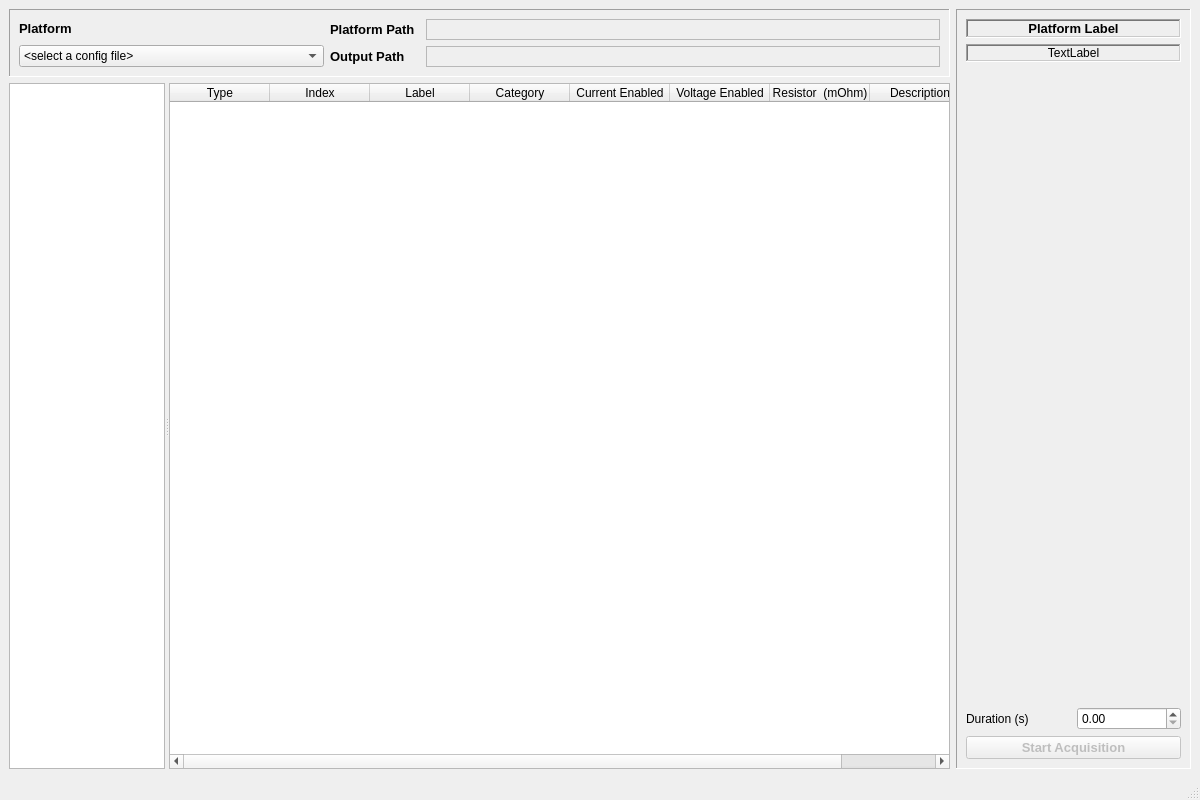
<?xml version="1.0" encoding="UTF-8"?>
<ui version="4.0">
 <class>EPMWindowClass</class>
 <widget class="QMainWindow" name="EPMWindowClass">
  <property name="geometry">
   <rect>
    <x>0</x>
    <y>0</y>
    <width>1200</width>
    <height>800</height>
   </rect>
  </property>
  <property name="windowTitle">
   <string>Embedded Power Measurement</string>
  </property>
  <property name="windowIcon">
   <iconset resource="Resources/EPM.qrc">
    <normaloff>:/EPM.png</normaloff>:/EPM.png</iconset>
  </property>
  <widget class="QWidget" name="EPMWindowWidgetClass">
   <layout class="QHBoxLayout" name="_topLayout" stretch="4,1">
    <item>
     <layout class="QVBoxLayout" name="verticalLayout_4" stretch="1,20">
      <item>
       <widget class="QFrame" name="frame">
        <property name="frameShape">
         <enum>QFrame::Panel</enum>
        </property>
        <property name="frameShadow">
         <enum>QFrame::Sunken</enum>
        </property>
        <layout class="QHBoxLayout" name="horizontalLayout_4" stretch="2,4">
         <item>
          <layout class="QVBoxLayout" name="verticalLayout_2">
           <item>
            <layout class="QHBoxLayout" name="horizontalLayout">
             <item>
              <widget class="QLabel" name="label_2">
               <property name="text">
                <string>&lt;html&gt;&lt;head/&gt;&lt;body&gt;&lt;p&gt;&lt;span style=&quot; font-size:10pt; font-weight:600;&quot;&gt;Platform&lt;/span&gt;&lt;/p&gt;&lt;/body&gt;&lt;/html&gt;</string>
               </property>
              </widget>
             </item>
             <item>
              <spacer name="horizontalSpacer">
               <property name="orientation">
                <enum>Qt::Horizontal</enum>
               </property>
               <property name="sizeHint" stdset="0">
                <size>
                 <width>40</width>
                 <height>20</height>
                </size>
               </property>
              </spacer>
             </item>
            </layout>
           </item>
           <item>
            <widget class="QComboBox" name="_platformComboBox">
             <item>
              <property name="text">
               <string>&lt;select a config file&gt;</string>
              </property>
             </item>
            </widget>
           </item>
          </layout>
         </item>
         <item>
          <layout class="QVBoxLayout" name="verticalLayout">
           <item>
            <layout class="QHBoxLayout" name="horizontalLayout_2">
             <item>
              <widget class="QLabel" name="label_3">
               <property name="sizePolicy">
                <sizepolicy hsizetype="Minimum" vsizetype="Preferred">
                 <horstretch>0</horstretch>
                 <verstretch>0</verstretch>
                </sizepolicy>
               </property>
               <property name="minimumSize">
                <size>
                 <width>90</width>
                 <height>0</height>
                </size>
               </property>
               <property name="text">
                <string>&lt;html&gt;&lt;head/&gt;&lt;body&gt;&lt;p&gt;&lt;span style=&quot; font-size:10pt; font-weight:600;&quot;&gt;Platform Path&lt;/span&gt;&lt;/p&gt;&lt;/body&gt;&lt;/html&gt;</string>
               </property>
              </widget>
             </item>
             <item>
              <widget class="QLabel" name="_platformPathLabel">
               <property name="sizePolicy">
                <sizepolicy hsizetype="Expanding" vsizetype="Ignored">
                 <horstretch>0</horstretch>
                 <verstretch>0</verstretch>
                </sizepolicy>
               </property>
               <property name="frameShape">
                <enum>QFrame::StyledPanel</enum>
               </property>
               <property name="frameShadow">
                <enum>QFrame::Sunken</enum>
               </property>
               <property name="text">
                <string/>
               </property>
              </widget>
             </item>
            </layout>
           </item>
           <item>
            <layout class="QHBoxLayout" name="horizontalLayout_3">
             <item>
              <widget class="QLabel" name="label_5">
               <property name="minimumSize">
                <size>
                 <width>90</width>
                 <height>0</height>
                </size>
               </property>
               <property name="text">
                <string>&lt;html&gt;&lt;head/&gt;&lt;body&gt;&lt;p&gt;&lt;span style=&quot; font-size:10pt; font-weight:600;&quot;&gt;Output Path&lt;/span&gt;&lt;/p&gt;&lt;/body&gt;&lt;/html&gt;</string>
               </property>
              </widget>
             </item>
             <item>
              <widget class="QLabel" name="_outputPathLabel">
               <property name="sizePolicy">
                <sizepolicy hsizetype="Expanding" vsizetype="Preferred">
                 <horstretch>0</horstretch>
                 <verstretch>0</verstretch>
                </sizepolicy>
               </property>
               <property name="frameShape">
                <enum>QFrame::StyledPanel</enum>
               </property>
               <property name="frameShadow">
                <enum>QFrame::Sunken</enum>
               </property>
               <property name="text">
                <string/>
               </property>
              </widget>
             </item>
            </layout>
           </item>
          </layout>
         </item>
        </layout>
       </widget>
      </item>
      <item>
       <widget class="QSplitter" name="_splitter">
        <property name="orientation">
         <enum>Qt::Horizontal</enum>
        </property>
        <property name="childrenCollapsible">
         <bool>false</bool>
        </property>
        <widget class="QListWidget" name="_categoryList">
         <property name="sizePolicy">
          <sizepolicy hsizetype="Expanding" vsizetype="Expanding">
           <horstretch>1</horstretch>
           <verstretch>0</verstretch>
          </sizepolicy>
         </property>
         <property name="editTriggers">
          <set>QAbstractItemView::NoEditTriggers</set>
         </property>
         <property name="spacing">
          <number>6</number>
         </property>
        </widget>
        <widget class="QTableWidget" name="_channelTable">
         <property name="sizePolicy">
          <sizepolicy hsizetype="Expanding" vsizetype="Expanding">
           <horstretch>5</horstretch>
           <verstretch>0</verstretch>
          </sizepolicy>
         </property>
         <property name="contextMenuPolicy">
          <enum>Qt::CustomContextMenu</enum>
         </property>
         <property name="editTriggers">
          <set>QAbstractItemView::NoEditTriggers</set>
         </property>
         <property name="showDropIndicator" stdset="0">
          <bool>false</bool>
         </property>
         <property name="dragDropOverwriteMode">
          <bool>false</bool>
         </property>
         <property name="selectionMode">
          <enum>QAbstractItemView::NoSelection</enum>
         </property>
         <property name="selectionBehavior">
          <enum>QAbstractItemView::SelectRows</enum>
         </property>
         <property name="wordWrap">
          <bool>false</bool>
         </property>
         <attribute name="horizontalHeaderStretchLastSection">
          <bool>true</bool>
         </attribute>
         <attribute name="verticalHeaderVisible">
          <bool>false</bool>
         </attribute>
         <attribute name="verticalHeaderMinimumSectionSize">
          <number>26</number>
         </attribute>
         <attribute name="verticalHeaderDefaultSectionSize">
          <number>26</number>
         </attribute>
         <attribute name="verticalHeaderHighlightSections">
          <bool>false</bool>
         </attribute>
         <column>
          <property name="text">
           <string>Type</string>
          </property>
         </column>
         <column>
          <property name="text">
           <string>Index</string>
          </property>
         </column>
         <column>
          <property name="text">
           <string>Label</string>
          </property>
         </column>
         <column>
          <property name="text">
           <string>Category</string>
          </property>
         </column>
         <column>
          <property name="text">
           <string>Current Enabled</string>
          </property>
         </column>
         <column>
          <property name="text">
           <string>Voltage Enabled</string>
          </property>
         </column>
         <column>
          <property name="text">
           <string>Resistor  (mOhm)</string>
          </property>
         </column>
         <column>
          <property name="text">
           <string>Description</string>
          </property>
         </column>
        </widget>
       </widget>
      </item>
     </layout>
    </item>
    <item>
     <widget class="QFrame" name="frame_2">
      <property name="frameShape">
       <enum>QFrame::Panel</enum>
      </property>
      <property name="frameShadow">
       <enum>QFrame::Sunken</enum>
      </property>
      <layout class="QVBoxLayout" name="verticalLayout_3">
       <item>
        <widget class="QLabel" name="_platformLabel">
         <property name="frameShape">
          <enum>QFrame::WinPanel</enum>
         </property>
         <property name="frameShadow">
          <enum>QFrame::Sunken</enum>
         </property>
         <property name="text">
          <string>&lt;html&gt;&lt;head/&gt;&lt;body&gt;&lt;p&gt;&lt;span style=&quot; font-size:10pt; font-weight:600;&quot;&gt;Platform Label&lt;/span&gt;&lt;/p&gt;&lt;/body&gt;&lt;/html&gt;</string>
         </property>
         <property name="alignment">
          <set>Qt::AlignCenter</set>
         </property>
        </widget>
       </item>
       <item>
        <widget class="QLabel" name="_spmVersionLabel">
         <property name="frameShape">
          <enum>QFrame::WinPanel</enum>
         </property>
         <property name="frameShadow">
          <enum>QFrame::Sunken</enum>
         </property>
         <property name="text">
          <string>TextLabel</string>
         </property>
         <property name="alignment">
          <set>Qt::AlignCenter</set>
         </property>
        </widget>
       </item>
       <item>
        <spacer name="verticalSpacer_2">
         <property name="orientation">
          <enum>Qt::Vertical</enum>
         </property>
         <property name="sizeType">
          <enum>QSizePolicy::Fixed</enum>
         </property>
         <property name="sizeHint" stdset="0">
          <size>
           <width>20</width>
           <height>20</height>
          </size>
         </property>
        </spacer>
       </item>
       <item>
        <widget class="EPMDeviceList" name="_epmDeviceList" native="true">
         <property name="minimumSize">
          <size>
           <width>0</width>
           <height>200</height>
          </size>
         </property>
        </widget>
       </item>
       <item>
        <spacer name="verticalSpacer">
         <property name="orientation">
          <enum>Qt::Vertical</enum>
         </property>
         <property name="sizeHint" stdset="0">
          <size>
           <width>20</width>
           <height>833</height>
          </size>
         </property>
        </spacer>
       </item>
       <item>
        <layout class="QHBoxLayout" name="horizontalLayout_5">
         <item>
          <widget class="QLabel" name="label_4">
           <property name="text">
            <string>Duration (s)</string>
           </property>
          </widget>
         </item>
         <item>
          <widget class="QDoubleSpinBox" name="_durationSpin">
           <property name="maximum">
            <double>3600.000000000000000</double>
           </property>
          </widget>
         </item>
        </layout>
       </item>
       <item>
        <widget class="QPushButton" name="_startAcquisitionButton">
         <property name="enabled">
          <bool>false</bool>
         </property>
         <property name="font">
          <font>
           <pointsize>10</pointsize>
           <weight>75</weight>
           <bold>true</bold>
          </font>
         </property>
         <property name="text">
          <string>Start Acquisition</string>
         </property>
        </widget>
       </item>
      </layout>
     </widget>
    </item>
   </layout>
  </widget>
  <widget class="QStatusBar" name="_statusbar"/>
 </widget>
 <customwidgets>
  <customwidget>
   <class>EPMDeviceList</class>
   <extends>QWidget</extends>
   <header>EPMDeviceList.h</header>
   <container>1</container>
  </customwidget>
 </customwidgets>
 <resources>
  <include location="Resources/EPM.qrc"/>
 </resources>
 <connections/>
</ui>
